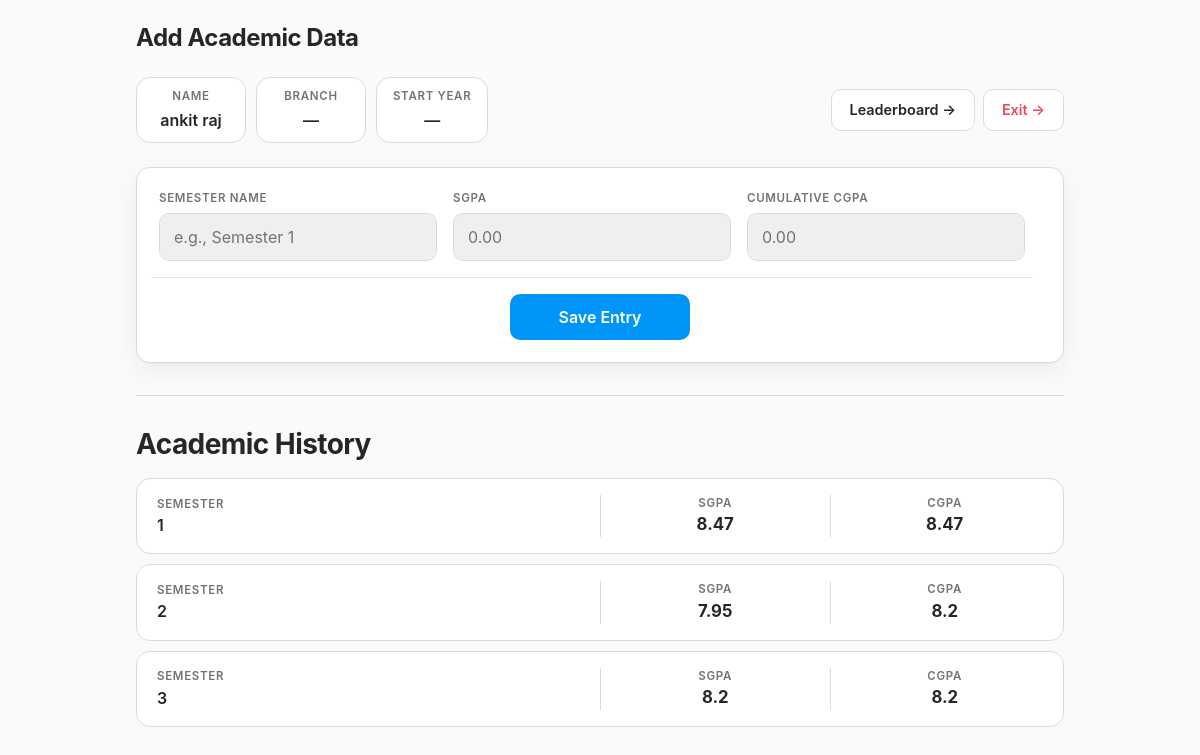
The page /cgpa (signed in) on the database as committed earlier.
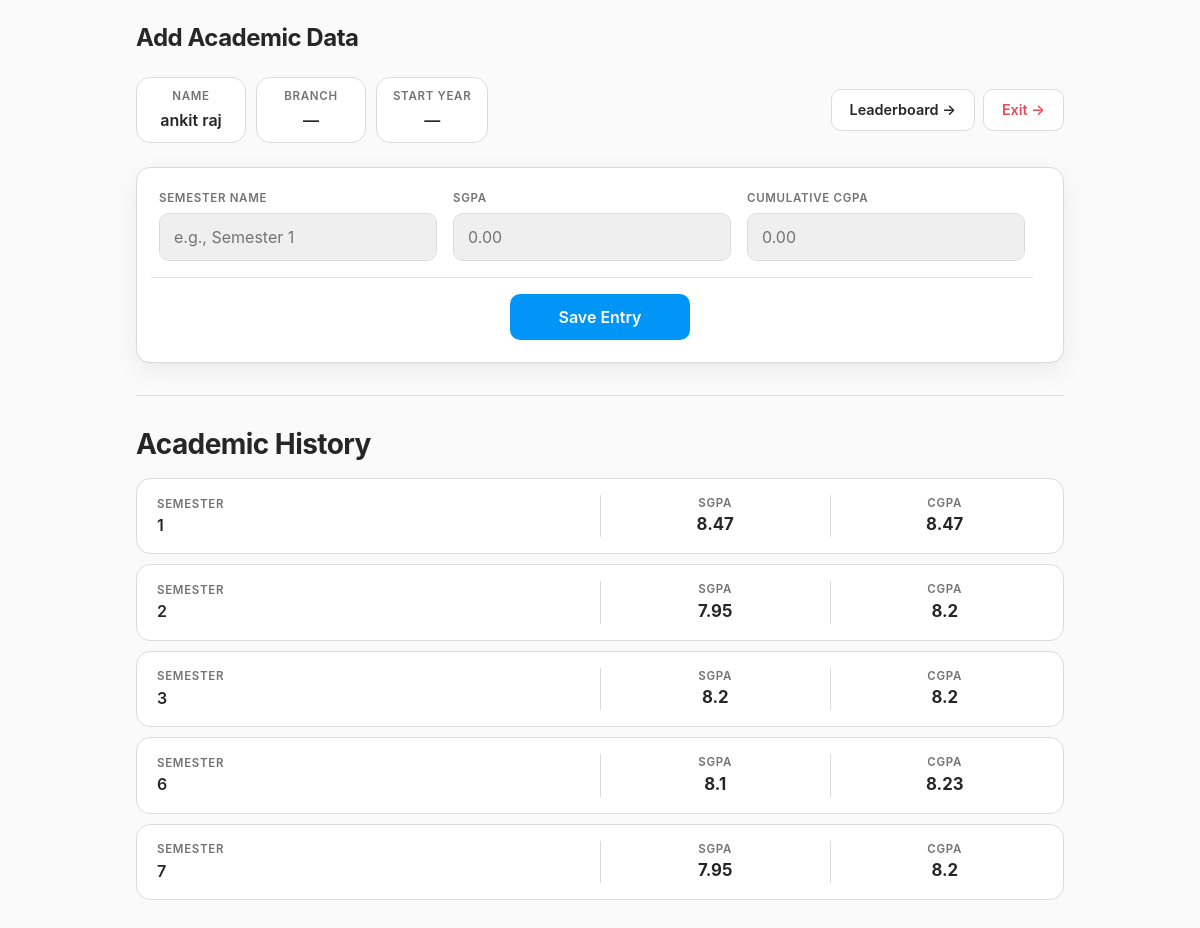
The same page on the database as committed later.
### tables this page shows
CREATE TABLE users (
    id INTEGER PRIMARY KEY AUTOINCREMENT,
    reg TEXT UNIQUE NOT NULL,
    name TEXT NOT NULL,
    password TEXT NOT NULL
, year TEXT, program TEXT, branch TEXT, roll TEXT);

CREATE TABLE results (
    id INTEGER PRIMARY KEY AUTOINCREMENT,
    reg TEXT NOT NULL,
    semester TEXT NOT NULL,
    sgpa REAL NOT NULL,
    cgpa REAL NOT NULL
);

### app.py (the view, shortened to what this page needs)
@app.route("/cgpa", methods=["GET", "POST"])
def cgpa():
    if "user" not in session:
        return redirect("/")
    data = db.execute(
        """
        SELECT semester, sgpa, cgpa
        FROM results
        WHERE reg = ?
        ORDER BY semester
        """,
        session["user"]
    )
    user = db.execute(
        """
        SELECT name, branch, year
        FROM users
        WHERE reg = ?
        """,
        session["user"]
    )[0]
    return render_template(
        "cgpa.html",
        data=data,
        user=user
    )

### templates/cgpa.html (shortened to what this page needs)
{% extends "layout.html" %}
{% block body %}
<h2 class="mb-4">
  Add Academic Data
</h2>
<div class="top-panel">
  <div class="user-info">
    <div class="info-box">
      <div class="muted">
        Name
      </div>
      <div class="text-accent">
        {{ user.name }}
      </div>
    </div>
    <div class="info-box">
      <div class="muted">
        Branch
      </div>
      <div class="text-accent">
        {{ user.branch if user.branch else "—" }}
      </div>
    </div>
    <div class="info-box">
      <div class="muted">
        Start Year
      </div>
      <div class="text-accent">
        {{ user.year if user.year else "—" }}
      </div>
    </div>
  </div>
  <div class="top-buttons">
    <a
      href="/leaderboard"
      class="top-btn"
    >
      Leaderboard →
    </a>
    <a
      href="/logout"
      class="top-btn exit-btn"
    >
      Exit →
    </a>
  </div>
</div>
<form method="POST" class="cgpa-form">
  <div class="row g-3 w-100 border-bottom pb-3 mb-3">
    <div class="col-md-4">
      <label class="muted d-block">
        Semester Name
      </label>
      <input
        class="form-control"
        type="text"
        name="semester"
        placeholder="e.g., Semester 1"
        required
      >
    </div>
    <div class="col-md-4">
      <label class="muted d-block">
        SGPA
      </label>
      <input
        class="form-control"
        type="number"
        step="0.01"
        name="sgpa"
        placeholder="0.00"
        required
      >
    </div>
    <div class="col-md-4">
      <label class="muted d-block">
        Cumulative CGPA
      </label>
      <input
        class="form-control"
        type="number"
        step="0.01"
        name="cgpa"
        placeholder="0.00"
        required
      >
    </div>
  </div>
  <div class="save-section ">
    <button
      type="submit"
      class="save-btn"
    >
      Save Entry
    </button>
  </div>
</form>
<hr>
<h3 class="mt-4 mb-3">
  Academic History
</h3>
<div class="records">
{% for row in data %}
  <div class="record-card">
    <div class="record-row">
      <div>
        <div class="muted">
          Semester
        </div>
        <div class="text-accent">
          {{ row.semester }}
        </div>
      </div>
      <div>
        <div class="muted">
          SGPA
        </div>
        <div class="text-success">
          {{ row.sgpa }}
        </div>
      </div>
      <div>
        <div class="muted">
          CGPA
        </div>
        <div class="text-success">
          {{ row.cgpa }}
        </div>
      </div>
    </div>
  </div>
{% else %}
  <div class="record-card empty-record">
    <span class="muted">
      No records found. Data you add will appear here.
    </span>
  </div>
{% endfor %}
</div>
{% endblock %}

### templates/layout.html (shortened to what this page needs)
<!DOCTYPE html>
<html lang="en">
<head>
  <link
    href="https://cdn.jsdelivr.net/npm/bootstrap@5.3.2/dist/css/bootstrap.min.css"
    rel="stylesheet"
  >
  <link
    rel="stylesheet"
    href="{{ url_for('static', filename='style.css') }}"
  >
</head>
<body class="bg-dark text-light">
<div class="container mt-4">
  {% block body %}
  {% endblock %}
</div>
</body>
</html>

### static/style.css (style rules this page uses)
:root { --bg: #fafafa; --surface: #ffffff; --surface-2: #efefef; --border: #dbdbdb; --text: #262626; --muted: #737373; --blue: #0095f6; --blue-hover: #1877f2; --danger: #ed4956; --ig-gradient: linear-gradient(45deg, #f09433, #e6683c, #dc2743, #cc2366, #bc1888); --radius: 14px; --shadow: 0 1px 2px rgba(0, 0, 0, 0.04), 0 8px 24px rgba(0, 0, 0, 0.06); --nav-h: 64px; color-scheme: light dark; }
body, body.bg-dark { margin: 0; font-family: -apple-system, BlinkMacSystemFont, "Segoe UI", Roboto, Helvetica, Arial, sans-serif; background: var(--bg) !important; color: var(--text) !important; min-height: 100vh; -webkit-font-smoothing: antialiased; -webkit-tap-highlight-color: transparent; animation: fadeIn 0.4s ease both; }
.container { max-width: 960px; padding-left: 16px; padding-right: 16px; padding-bottom: 40px; }
h2, h3 { color: var(--text); font-weight: 700; letter-spacing: -0.02em; }
h2 { font-size: 1.5rem; }
a { color: var(--blue); }
.muted { color: var(--muted); font-size: 0.72rem; font-weight: 600; text-transform: uppercase; letter-spacing: 0.06em; }
.text-accent { color: var(--text); font-weight: 600; }
.text-success { color: var(--text) !important; font-weight: 700; font-size: 1.05rem; }
hr { border: 0; border-top: 1px solid var(--border); margin: 32px 0; opacity: 1; }
.top-panel { display: flex; justify-content: space-between; align-items: center; gap: 16px; margin: 8px 0 24px; }
.user-info { display: flex; flex-wrap: wrap; gap: 10px; }
.info-box { min-width: 110px; padding: 10px 16px; text-align: center; background: var(--surface); border: 1px solid var(--border); border-radius: var(--radius); transition: transform 0.2s ease, box-shadow 0.2s ease; }
.info-box .muted { margin-bottom: 3px; }
.top-buttons { display: flex; align-items: center; gap: 8px; }
.top-btn { display: inline-flex; align-items: center; justify-content: center; padding: 9px 18px; font-size: 0.9rem; font-weight: 600; text-decoration: none; color: var(--text); background: var(--surface); border: 1px solid var(--border); border-radius: 10px; transition: background 0.2s ease, transform 0.1s ease; }
.exit-btn { color: var(--danger); }
.cgpa-form { padding: 22px; background: var(--surface); border: 1px solid var(--border); border-radius: var(--radius); box-shadow: var(--shadow); }
.cgpa-form label { margin-bottom: 6px; }
.form-control, .form-select { height: 48px; padding: 0 14px; font-size: 16px; color: var(--text) !important; background-color: var(--surface-2) !important; border: 1px solid var(--border) !important; border-radius: 10px; transition: border-color 0.2s ease, background-color 0.2s ease; }
.form-control::placeholder { color: var(--muted); }
.save-section { display: flex; justify-content: center; margin-top: 8px; }
.save-btn { min-width: 180px; height: 46px; padding: 0 28px; font-weight: 600; color: #fff; background: var(--blue); border: 0; border-radius: 10px; transition: background 0.2s ease, transform 0.1s ease; }
.records { display: grid; gap: 10px; margin-top: 16px; }
.record-card { padding: 16px 20px; background: var(--surface); border: 1px solid var(--border); border-radius: var(--radius); transition: transform 0.2s ease, box-shadow 0.2s ease; }
.record-row { display: grid; grid-template-columns: 2fr 1fr 1fr; align-items: center; gap: 16px; }
.record-row > div:not(:first-child) { text-align: center; padding-left: 16px; border-left: 1px solid var(--border); }

Rows that differ between the two databases and show on the page:
added results: semester "6", sgpa "8.1", cgpa "8.23"
added results: semester "7", sgpa "7.95", cgpa "8.2"
